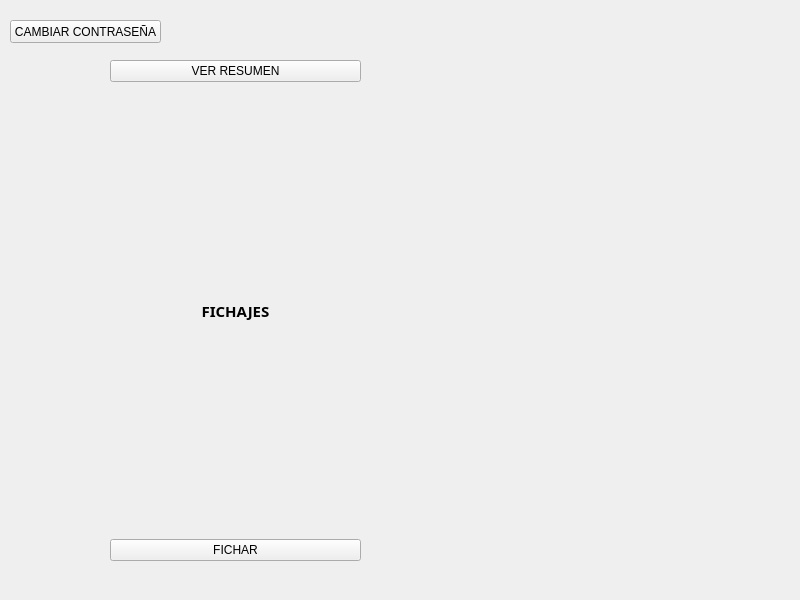
<?xml version="1.0" encoding="UTF-8"?>
<ui version="4.0">
 <class>MainWindow</class>
 <widget class="QMainWindow" name="MainWindow">
  <property name="geometry">
   <rect>
    <x>0</x>
    <y>0</y>
    <width>800</width>
    <height>600</height>
   </rect>
  </property>
  <property name="windowTitle">
   <string>MainWindow</string>
  </property>
  <widget class="QWidget" name="centralwidget">
   <widget class="QWidget" name="layoutWidget">
    <property name="geometry">
     <rect>
      <x>110</x>
      <y>60</y>
      <width>251</width>
      <height>501</height>
     </rect>
    </property>
    <layout class="QVBoxLayout" name="verticalLayout">
     <item>
      <layout class="QVBoxLayout" name="layoutFichajes">
       <item>
        <widget class="QPushButton" name="btnResumen">
         <property name="text">
          <string>VER RESUMEN</string>
         </property>
        </widget>
       </item>
       <item>
        <widget class="QLabel" name="label1">
         <property name="font">
          <font>
           <family>Magneto</family>
           <pointsize>11</pointsize>
           <weight>75</weight>
           <bold>true</bold>
          </font>
         </property>
         <property name="text">
          <string>FICHAJES</string>
         </property>
         <property name="textFormat">
          <enum>Qt::PlainText</enum>
         </property>
         <property name="alignment">
          <set>Qt::AlignCenter</set>
         </property>
        </widget>
       </item>
      </layout>
     </item>
     <item>
      <widget class="QPushButton" name="BtnFichar">
       <property name="text">
        <string>FICHAR</string>
       </property>
      </widget>
     </item>
    </layout>
   </widget>
   <widget class="QPushButton" name="btnChangePassword">
    <property name="geometry">
     <rect>
      <x>10</x>
      <y>20</y>
      <width>151</width>
      <height>23</height>
     </rect>
    </property>
    <property name="text">
     <string>CAMBIAR CONTRASEÑA</string>
    </property>
   </widget>
   <widget class="QWidget" name="verticalLayoutWidget">
    <property name="geometry">
     <rect>
      <x>530</x>
      <y>60</y>
      <width>160</width>
      <height>471</height>
     </rect>
    </property>
    <layout class="QVBoxLayout" name="notifications_layout"/>
   </widget>
  </widget>
 </widget>
 <resources/>
 <connections/>
</ui>
